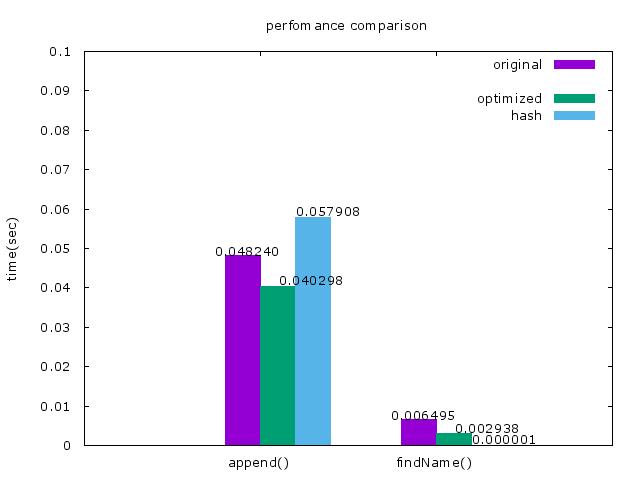

Generate this figure with gnuplot:
reset
set ylabel 'time(sec)'
set style fill solid
set title 'perfomance comparison'
#這定圖片類型
set term png enhanced font 'Verdana,10'
#存檔名稱
set output 'runtime.png'

plot [:][:0.100]'output.txt' using 2:xtic(1) with histogram title 'original', \
'' using ($0-0.06):($2+0.001):2 with labels title ' ', \
'' using 3:xtic(1) with histogram title 'optimized'  , \
'' using 4:xtic(1) with histogram title 'hash'  , \
'' using ($0+0.3):($3+0.0015):3 with labels title ' ', \
'' using ($0+0.4):($4+0.0015):4 with labels title ' '
